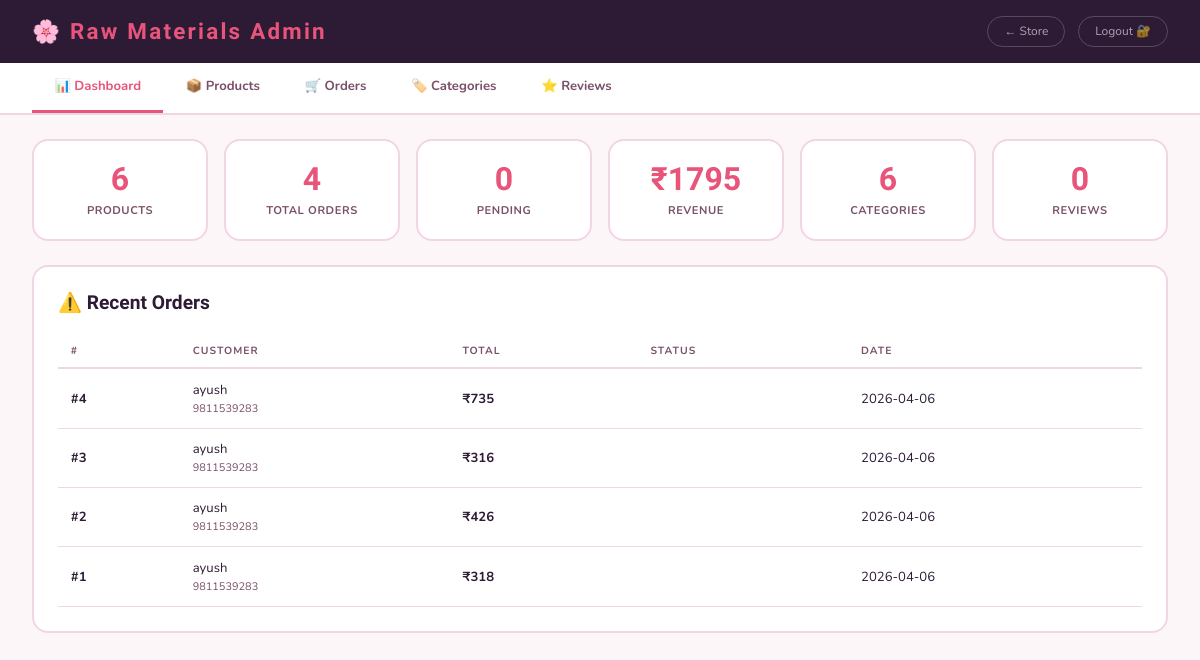
/admin (signed in), run on the app's committed database.
### tables this page shows
CREATE TABLE orders (
            id         INTEGER PRIMARY KEY AUTOINCREMENT,
            name       TEXT NOT NULL,
            phone      TEXT NOT NULL,
            address    TEXT NOT NULL,
            total      INTEGER NOT NULL,
            items_json TEXT NOT NULL,
            created_at TIMESTAMP DEFAULT CURRENT_TIMESTAMP
        );

### app.py (the view)
@app.route('/admin')
def admin():
    if not session.get('admin_logged_in'):
        return redirect('/admin/login')
    conn = get_db()
    products = [dict(p) for p in conn.execute('SELECT * FROM products').fetchall()]
    orders = [dict(o) for o in conn.execute('SELECT * FROM orders ORDER BY created_at DESC').fetchall()]
    categories = [dict(c) for c in conn.execute('SELECT * FROM categories ORDER BY name').fetchall()]
    reviews = [dict(r) for r in conn.execute('SELECT * FROM reviews ORDER BY created_at DESC').fetchall()]
    conn.close()
    return render_template('admin.html', products=products, orders=orders, categories=categories, reviews=reviews)

### app.py (called while the page is built)
def get_db():
    conn = sqlite3.connect(DB_PATH)
    conn.row_factory = sqlite3.Row
    return conn

### templates/admin.html (shortened to what this page needs)
<!DOCTYPE html>
<html lang="en">
<head>
</head>
<body>
<header>
  <h1>🌸 Raw Materials Admin</h1>
  <div style="display:flex;gap:0.8rem;align-items:center">
    <a href="/">← Store</a>
    <a href="/admin/logout">Logout 🔐</a>
  </div>
</header>
<div class="tabs">
  <div class="tab active" onclick="showTab('dashboard')">📊 Dashboard</div>
  <div class="tab" onclick="showTab('products')">📦 Products</div>
  <div class="tab" onclick="showTab('orders')">🛒 Orders</div>
  <div class="tab" onclick="showTab('categories')">🏷️ Categories</div>
  <div class="tab" onclick="showTab('reviews')">⭐ Reviews</div>
</div>
<div class="tab-content active" id="tab-dashboard">
  <div class="stats">
    <div class="stat">
      <span class="stat-num">{{ products|length }}</span>
      <span class="stat-label">Products</span>
    </div>
    <div class="stat">
      <span class="stat-num">{{ orders|length }}</span>
      <span class="stat-label">Total Orders</span>
    </div>
    <div class="stat">
      <span class="stat-num">{{ orders|selectattr('status','equalto','Pending')|list|length }}</span>
      <span class="stat-label">Pending</span>
    </div>
    <div class="stat">
      <span class="stat-num">₹{{ orders|sum(attribute='total') }}</span>
      <span class="stat-label">Revenue</span>
    </div>
    <div class="stat">
      <span class="stat-num">{{ categories|length }}</span>
      <span class="stat-label">Categories</span>
    </div>
    <div class="stat">
      <span class="stat-num">{{ reviews|length }}</span>
      <span class="stat-label">Reviews</span>
    </div>
  </div>
  <div class="card">
    <h3>⚠️ Recent Orders</h3>
    <table>
      <thead><tr><th>#</th><th>Customer</th><th>Total</th><th>Status</th><th>Date</th></tr></thead>
      <tbody>
        {% for o in orders[:10] %}
        <tr>
          <td><strong>#{{ o.id }}</strong></td>
          <td>{{ o.name }}<br/><small style="color:var(--muted)">{{ o.phone }}</small></td>
          <td><strong>₹{{ o.total }}</strong></td>
          <td><span class="badge badge-{{ o.status|lower }}">{{ o.status }}</span></td>
          <td>{{ o.created_at[:10] }}</td>
        </tr>
        {% endfor %}
      </tbody>
    </table>
  </div>
</div>
</body>
</html>

### templates/admin.html (style rules this page uses)
* { box-sizing:border-box;margin:0;padding:0 }
:root { --pink:#e8547a;--purple:#7c5cbf;--yellow:#f5a623;--mint:#10b981;--bg:#fdf6f9;--dark:#2d1b35;--muted:#7a5068;--border:#f0d6e4;--card:#fff }
body { background:var(--bg);font-family:'Nunito',sans-serif;color:var(--dark) }
header { background:var(--dark);padding:1rem 2rem;display:flex;justify-content:space-between;align-items:center }
header h1 { font-family:'Baloo 2',cursive;color:var(--pink);font-size:1.4rem;letter-spacing:0.1em }
header a { color:rgba(255,255,255,0.6);font-size:0.75rem;text-decoration:none;padding:0.4rem 1rem;border:1px solid rgba(255,255,255,0.2);border-radius:20px;transition:all 0.2s }
.tabs { display:flex;gap:0;background:white;border-bottom:2px solid var(--border);padding:0 2rem;overflow-x:auto }
.tab { padding:0.9rem 1.4rem;font-size:0.82rem;font-weight:700;color:var(--muted);cursor:pointer;border-bottom:3px solid transparent;white-space:nowrap;transition:all 0.2s }
.tab.active { color:var(--pink);border-bottom-color:var(--pink) }
.tab-content { display:none;padding:1.5rem 2rem }
.tab-content.active { display:block }
.stats { display:grid;grid-template-columns:repeat(auto-fit,minmax(150px,1fr));gap:1rem;margin-bottom:1.5rem }
.stat { background:white;border:2px solid var(--border);border-radius:16px;padding:1.2rem;text-align:center }
.stat-num { font-family:'Baloo 2',cursive;font-size:2rem;font-weight:800;color:var(--pink);display:block }
.stat-label { font-size:0.7rem;color:var(--muted);font-weight:700;text-transform:uppercase;letter-spacing:0.05em }
.card { background:white;border:2px solid var(--border);border-radius:16px;padding:1.5rem;margin-bottom:1.2rem }
.card h3 { font-family:'Baloo 2',cursive;font-size:1.2rem;margin-bottom:1.2rem;color:var(--dark) }
table { width:100%;border-collapse:collapse;font-size:0.82rem }
th { text-align:left;font-size:0.65rem;letter-spacing:0.1em;text-transform:uppercase;color:var(--muted);padding:0.6rem 0.8rem;border-bottom:2px solid var(--border) }
td { padding:0.7rem 0.8rem;border-bottom:1px solid var(--border);vertical-align:middle }
.badge { display:inline-block;padding:0.2rem 0.7rem;border-radius:12px;font-size:0.65rem;font-weight:700 }

### data on the page
orders: id "4", name "ayush", phone "9811539283", total "735", created_at "2026-04-06"
orders: id "3", name "ayush", phone "9811539283", total "316", created_at "2026-04-06"
orders: id "2", name "ayush", phone "9811539283", total "426", created_at "2026-04-06"
orders: id "1", name "ayush", phone "9811539283", total "318", created_at "2026-04-06"

### other printed values
{{ products|length }} "6"
{{ orders|length }} "4"
{{ orders|selectattr('status','equalto','Pending')|list|length }} "0"
{{ orders|sum(attribute='total') }} "1795"
{{ categories|length }} "6"
{{ reviews|length }} "0"
